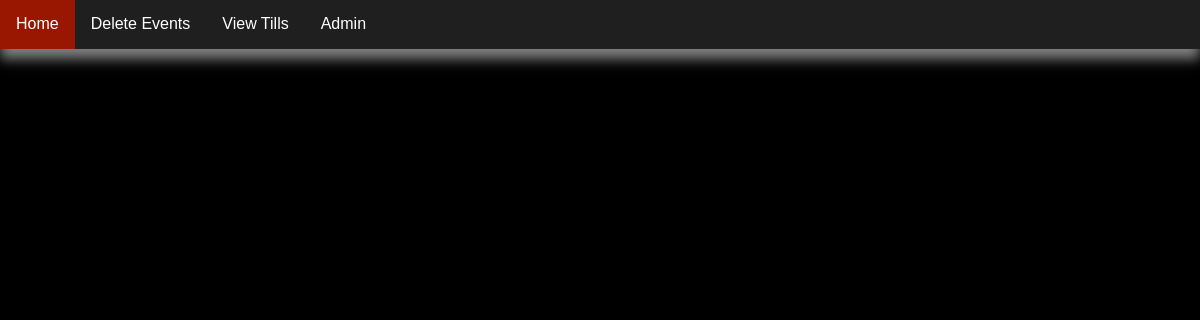
The app's page /viewOrders/, older data.
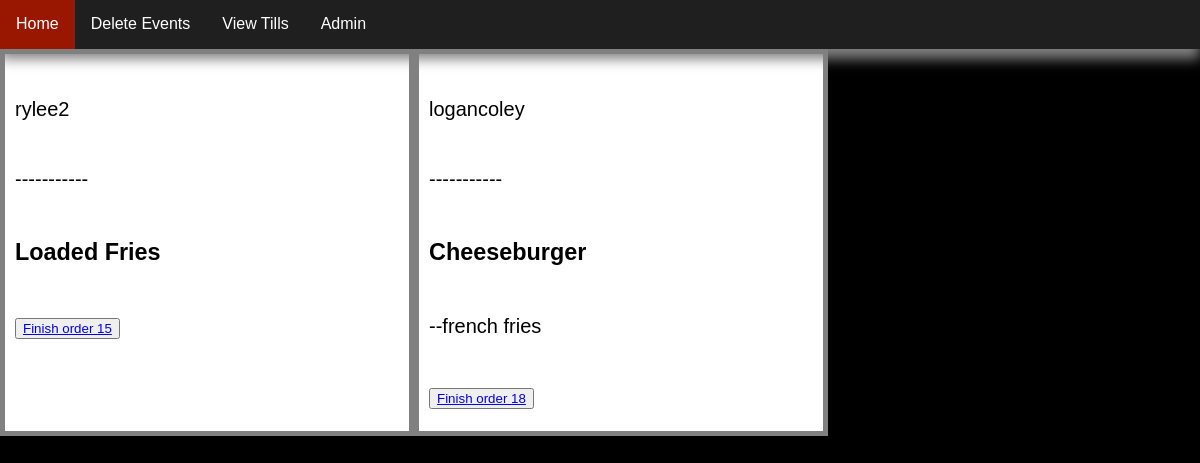
The same page, newer data.
### app/models.py (models this page shows)
class Cart(models.Model):
    user = models.OneToOneField(User,on_delete=models.CASCADE, null=True)
    status = models.CharField(max_length=1000, null=True,default="unpaid")

class cartItem(models.Model):
    SIDES = [('--Choose a Side--',
    (
    ('corn nuggets', 'Corn Nuggets'),
    ('tater tots', 'Tater Tots'),
    ('french fries', 'French Fries'),
    ('onion rings', 'Onion Rings'),
    ('fried okra', 'Fried Okra'),
    ('loaded baked potato', 'Loaded Baked Potato + $2.50'),
    ('side salad', 'Side Salad + $2.50'),
    ),)]
    id = models.IntegerField(null=False, primary_key=True)
    cart = models.ForeignKey(Cart, on_delete=models.CASCADE, null=True)
    cost = models.DecimalField(default=0, decimal_places=2, max_digits=14)
    name = models.CharField(max_length=100, default="no name")
    type = models.CharField(max_length=20, default="no type")
    side1 = models.CharField(max_length=20,choices=SIDES, blank=False)
    side2 = models.CharField(max_length=20,choices=SIDES, blank=False)
    comment = models.CharField(max_length=1000, blank=True)

### app/views.py (the view)
# urls.py: path('viewOrders/', views.orderAdmin, name='orderAdmin'),
def orderAdmin(request):
    carts = Cart.objects.filter(status="paid")
    context = {"carts": carts}
    return render(request, "orderadmin.html",context)

### app/templates/orderadmin.html (shortened to what this page needs)
{% load static %}
<!DOCTYPE html>
<html>
  <head>
    <link
      rel="stylesheet"
      href="https://use.fontawesome.com/releases/v5.6.1/css/all.css"
    />
    <link rel="stylesheet" href="{% static 'admin.css' %}" />
  </head>
  <body>
    <nav class="sticky">
      <a href="{% url 'home' %}" title="Home">Home</a>
      <a href="{% url 'deleteEvent' %}">Delete Events</a>
      <a href="{% url 'tillView' %}">View Tills</a>
      <a href="{% url 'admin' %}">Admin</a>
    </nav>
    <div class="main-content">
      {% for cart in carts %}
      <div class="formBox">
        <p>{{cart.user}}</p>
        <p>-----------</p>
        {% for item in cart.cartitem_set.all %}
          <h3>{{item.name}}</h3>
          {% if item.type == "big" %}
          <p>--{{item.side1}}</p><p>--{{item.side2}}</p>
          {% elif item.type == "small"%}
          <p>--{{item.side1}}</p>
          {% endif %}
        {% endfor %}
        <button><a href="{% url 'finishOrder' cart.id %}">Finish order {{cart.id}}</a></button>
      </div>
      {% endfor %}
    </div>
  </body>
</html>

Row changes from the older to the newer data that the page shows:
now on this page (row edited): Cart: user "rylee2", id "15"
now on this page (row edited): cartItem: name "Loaded Fries", shown under "rylee2"
now on this page (row edited): Cart: user "logancoley", id "18"
now on this page (row edited): cartItem: name "Cheeseburger", side1 "french fries", shown under "logancoley"
